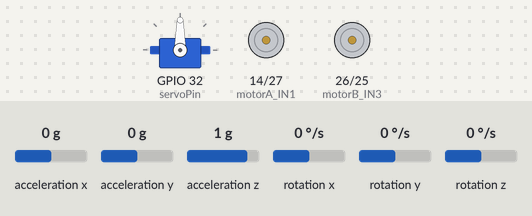
Recording of a sketch running on a simulated ESP32. Parts: servo, motor-driver pin pairs drawn as motors (green arrow = first pin HIGH = forward, orange = second pin HIGH = backward, longer = more drive, scaled by the enable pin). The inputs (shaded band) are chosen by the test bench; at power-on: acceleration x 0 g, acceleration y 0 g, acceleration z 1 g, rotation x 0 °/s, rotation y 0 °/s, rotation z 0 °/s. What the sketch prints to the serial monitor is not drawn.

Above: at 9.4 s.
At 20.51 s:
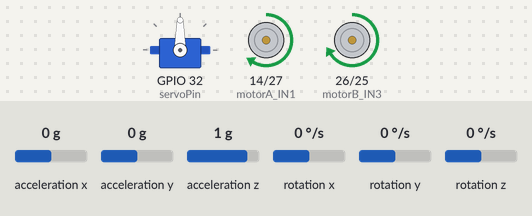
At 33.8 s:
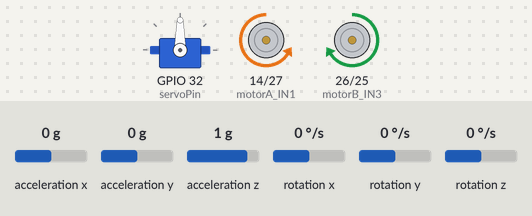
Timing chart, 0 to 43.1 s (numbered marks = the images above):
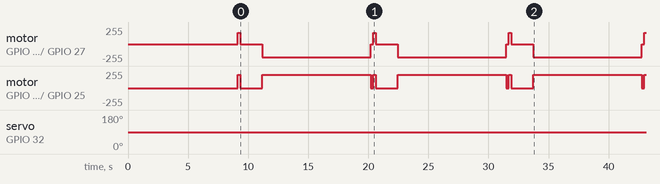

The sketch:

logotec_robot_test.ino
```cpp
/*
 * LogoTEC Robot Test - Control con MPU6050
 *
 * Hardware:
 * - ESP32-D0WD-V3
 * - 2 Motores DC con driver L298N
 * - Servo para lápiz
 * - MPU6050 (giroscopio/acelerómetro)
 *
 * Funcionalidades:
 * - Control preciso de giro usando MPU6050, mediante ajuste de velocidad
 * - Movimiento adelante/atrás con compensación de velocidad
 * - Servo para simular lápiz arriba/abajo
 */

#include <ESP32Servo.h>
#include <Wire.h>
#include <MPU6050_light.h>

// ============================================
// CONFIGURACIÓN DE HARDWARE - PINES
// ============================================

// Servo para lápiz
Servo penServo;
const int servoPin = 32;
const int PEN_UP_ANGLE = 135;  // Ángulo para lápiz arriba
const int PEN_DOWN_ANGLE = 90; // Ángulo para lápiz abajo

// Motor A (Rueda Derecha) - L298N
const int motorA_IN1 = 14; // Control dirección
const int motorA_IN2 = 27; // Control dirección
const int motorA_PWM = 12; // Control velocidad (PWM)

// Motor B (Rueda Izquierda) - L298N
const int motorB_IN3 = 26; // Control dirección
const int motorB_IN4 = 25; // Control dirección
const int motorB_PWM = 33; // Control velocidad (PWM)

// Configuración PWM para motores
const int pwmFreq = 5000;    // Frecuencia PWM en Hz
const int pwmResolution = 8; // Resolución 8 bits (0-255)

// ============================================
// PARÁMETROS DE CONTROL DE GIRO
// ============================================
const int MIN_SPEED_TURN = 185;   // Velocidad mínima para girar
const int MAX_SPEED_TURN = 200;   // Velocidad máxima para girar
const float TOLERANCE_TURN = 3.0; // Tolerancia ±3° para considerar objetivo alcanzado
const float SLOW_ZONE = 20.0;     // Cuando faltan <20° reducir velocidad gradualmente

// ============================================
// PARÁMETROS DE CONTROL DE MOVIMIENTO (PD)
// ============================================
const float KP_MOVE = 15.0;       // Ganancia proporcional para movimiento
const float KD_MOVE = 5.0;        // Ganancia derivativa para movimiento
const int MIN_SPEED_MOVE = 100;   // Velocidad mínima para movimiento
const int MAX_SPEED_MOVE = 200;   // Velocidad máxima para movimiento
const float TOLERANCE_MOVE = 0.5; // Tolerancia en cm

// ============================================
// PARÁMETROS DE MOVIMIENTO
// ============================================
const int BASE_SPEED_A = 255; // Velocidad base motor derecho (más rápido)
const int BASE_SPEED_B = 220; // Velocidad base motor izquierdo (compensado)
const double CM_PER_MS = 0.2; // Estimación: cm recorridos por milisegundo

// ============================================
// GIROSCOPIO MPU6050
// ============================================
MPU6050 mpu(Wire);   // Instancia del MPU6050
float mpu_yaw = 0.0; // Ángulo actual del robot (0-360°)

// ============================================
// CONTROL DE PRUEBAS AUTOMÁTICAS
// ============================================
int testStep = 0;                         // Paso actual de la prueba
unsigned long lastTestTime = 0;           // Última vez que se ejecutó un paso
const unsigned long TEST_INTERVAL = 2000; // Intervalo entre comandos (2 segundos)

// ============================================
// INICIALIZACIÓN DEL SISTEMA
// ============================================
void setup()
{
    // Iniciar comunicación serial para debug
    Serial.begin(115200);
    Serial.println("\n=================================");
    Serial.println("LogoTEC - Robot Test con MPU6050");
    Serial.println("=================================\n");

    // Configurar pines de motores como salidas
    pinMode(motorA_IN1, OUTPUT);
    pinMode(motorA_IN2, OUTPUT);
    pinMode(motorB_IN3, OUTPUT);
    pinMode(motorB_IN4, OUTPUT);

    // Configurar canales PWM para control de velocidad
    ledcAttach(motorA_PWM, pwmFreq, pwmResolution);
    ledcAttach(motorB_PWM, pwmFreq, pwmResolution);

    // Inicializar comunicación I2C para MPU6050
    Serial.println("Inicializando I2C...");
    Wire.begin();
    delay(100);

    // Inicializar y verificar MPU6050
    Serial.println("Inicializando MPU6050...");
    byte status = mpu.begin();
    if (status != 0)
    {
        Serial.print("Error MPU6050: ");
        Serial.println(status);
        Serial.println("Verifica las conexiones I2C (SDA=21, SCL=22)");
        while (1)
            delay(1000); // Detener ejecución si falla
    }
    Serial.println("MPU6050 encontrado!");

    // Calibrar MPU6050 (importante: mantener robot quieto)
    Serial.println("Calibrando MPU6050 (mantén el robot quieto)...");
    mpu.calcOffsets(); // Calcula offsets de giroscopio y acelerómetro
    Serial.println("[OK] Calibracion completada!");

    // Configurar servo para lápiz
    ESP32PWM::allocateTimer(2);
    penServo.setPeriodHertz(50);
    penServo.attach(servoPin, 500, 2400);
    penServo.write(PEN_DOWN_ANGLE); // Iniciar con lápiz abajo

    // Asegurar que los motores estén detenidos
    stopMotors();

    Serial.println("Sistema inicializado");
    Serial.println("Iniciando secuencia de pruebas en 2 segundos...\n");

    delay(2000);
    lastTestTime = millis();
}

// ============================================
// BUCLE PRINCIPAL
// ============================================
void loop()
{
    // Actualizar lectura del MPU6050 continuamente
    updateMPU6050();

    // Ejecutar comandos de prueba cada TEST_INTERVAL milisegundos
    if (millis() - lastTestTime >= TEST_INTERVAL)
    {
        lastTestTime = millis();
        executeTest(testStep);
        testStep++;

        // Al completar todos los pasos, reiniciar el ciclo
        if (testStep > 20)
        {
            Serial.println("\n=================================");
            Serial.println("CICLO DE PRUEBAS COMPLETADO");
            Serial.println("Reiniciando en 5 segundos...");
            Serial.println("=================================\n");
            delay(5000);
            testStep = 0;
        }
    }
}

void executeTest(int step)
{
    Serial.println("─────────────────────────────────");

    switch (step)
    {
    case 0:
        simulateCommand("RESET");
        break;
    case 1:
        simulateCommand("BAJALAPIZ");
        simulateCommand("BAJALAPIZ");
        break;
    case 2:
        simulateCommand("AVANZA 40");
        break;
    case 3:
        simulateCommand("GIRADERECHA 90");
        break;
    case 4:
        simulateCommand("AVANZA 40");
        break;
    case 5:
        simulateCommand("GIRADERECHA 90");
        break;
    case 6:
        simulateCommand("AVANZA 40");
        break;
    case 7:
        simulateCommand("GIRADERECHA 90");
        break;
    case 8:
        simulateCommand("AVANZA 40");
        break;
    case 9:
        simulateCommand("GIRADERECHA 90");
        break;
    case 10:
        simulateCommand("SUBELAPIZ");
        break;
    case 11:
        simulateCommand("PONRUMBO 45");
        break;
    case 12:
        simulateCommand("AVANZA 20");
        break;
    case 13:
        simulateCommand("BAJALAPIZ");
        break;
    case 14:
        simulateCommand("GIRADERECHA 120");
        break;
    case 15:
        simulateCommand("AVANZA 40");
        break;
    case 16:
        simulateCommand("GIRADERECHA 120");
        break;
    case 17:
        simulateCommand("AVANZA 40");
        break;
    case 18:
        simulateCommand("GIRADERECHA 120");
        break;
    case 19:
        simulateCommand("AVANZA 40");
        break;
    case 20:
        simulateCommand("SUBELAPIZ");
        break;
    }

    Serial.println("─────────────────────────────────\n");
}

void simulateCommand(String cmd)
{
    Serial.print(">> Comando: ");
    Serial.println(cmd);
    processCommand(cmd);
    Serial.println();
}

// ============================================
// PROCESADOR DE COMANDOS LOGO
// ============================================
void processCommand(String cmd)
{
    // Separar comando de parámetros
    int spaceIndex = cmd.indexOf(' ');
    String action = spaceIndex > 0 ? cmd.substring(0, spaceIndex) : cmd;
    String params = spaceIndex > 0 ? cmd.substring(spaceIndex + 1) : "";
    action.toUpperCase();

    // Ejecutar comando correspondiente
    if (action == "RESET")
    {
        executeReset();
    }
    else if (action == "AVANZA")
    {
        double dist = params.toDouble();
        executeAvanza(dist);
    }
    else if (action == "RETROCEDE")
    {
        double dist = params.toDouble();
        executeRetrocede(dist);
    }
    else if (action == "GIRADERECHA")
    {
        double deg = params.toDouble();
        executeGiraDerecha(deg);
    }
    else if (action == "GIRAIZQUIERDA")
    {
        double deg = params.toDouble();
        executeGiraIzquierda(deg);
    }
    else if (action == "PONRUMBO")
    {
        double angle = params.toDouble();
        executePonRumbo(angle);
    }
    else if (action == "BAJALAPIZ")
    {
        executeBajaLapiz();
    }
    else if (action == "SUBELAPIZ")
    {
        executeSubeLapiz();
    }
}

// ============================================
// AVANZAR HACIA ADELANTE (con control PD)
// ============================================
void executeAvanza(double dist_objetivo)
{
    Serial.printf("Avanzando %.2f cm con control PD\n", dist_objetivo);

    float distancia_recorrida = 0;
    float error_anterior = 0;
    unsigned long tiempo_anterior = millis();
    unsigned long startTime = millis();
    const unsigned long timeout = (unsigned long)(dist_objetivo * 100); // Timeout generoso

    while (millis() - startTime < timeout)
    {
        // Calcular tiempo transcurrido
        unsigned long tiempo_actual = millis();
        float dt = (tiempo_actual - tiempo_anterior) / 1000.0; // en segundos

        // Estimar distancia recorrida basada en tiempo y velocidad
        distancia_recorrida += CM_PER_MS * dt * 1000.0;

        // Calcular error
        float error = dist_objetivo - distancia_recorrida;

        // Si llegamos a la tolerancia, salir
        if (error <= TOLERANCE_MOVE)
        {
            Serial.println("   [OK] Distancia alcanzada!");
            break;
        }

        // Calcular derivada del error
        float derivada = (error - error_anterior) / dt;

        // Control PD
        float control = KP_MOVE * error + KD_MOVE * derivada;

        // Limitar velocidad (motor A es más rápido, aplicar factor de corrección)
        int speed_A = constrain(abs(control) * 0.86, MIN_SPEED_MOVE, MAX_SPEED_MOVE * 0.86);
        int speed_B = constrain(abs(control), MIN_SPEED_MOVE, MAX_SPEED_MOVE);

        // Mover hacia adelante
        moveForward(speed_A, speed_B);

        // Actualizar variables
        error_anterior = error;
        tiempo_anterior = tiempo_actual;

        delay(10); // Período de muestreo
    }

    stopMotors();
    delay(100);

    Serial.printf("   [OK] Distancia estimada: %.2f cm\n", distancia_recorrida);
}

// ============================================
// RETROCEDER (con control PD)
// ============================================
void executeRetrocede(double dist_objetivo)
{
    Serial.printf("Retrocediendo %.2f cm con control PD\n", dist_objetivo);

    float distancia_recorrida = 0;
    float error_anterior = 0;
    unsigned long tiempo_anterior = millis();
    unsigned long startTime = millis();
    const unsigned long timeout = (unsigned long)(dist_objetivo * 100);

    while (millis() - startTime < timeout)
    {
        unsigned long tiempo_actual = millis();
        float dt = (tiempo_actual - tiempo_anterior) / 1000.0;

        distancia_recorrida += CM_PER_MS * dt * 1000.0;

        float error = dist_objetivo - distancia_recorrida;

        if (error <= TOLERANCE_MOVE)
        {
            Serial.println("   [OK] Distancia alcanzada!");
            break;
        }

        float derivada = (error - error_anterior) / dt;
        float control = KP_MOVE * error + KD_MOVE * derivada;

        int speed_A = constrain(abs(control), MIN_SPEED_MOVE, MAX_SPEED_MOVE);
        int speed_B = constrain(abs(control) * 0.86, MIN_SPEED_MOVE, MAX_SPEED_MOVE * 0.86);

        moveBackward(speed_A, speed_B);

        error_anterior = error;
        tiempo_anterior = tiempo_actual;

        delay(10);
    }

    stopMotors();
    delay(100);

    Serial.printf("   [OK] Distancia estimada: %.2f cm\n", distancia_recorrida);
}

// ============================================
// GIRAR A LA DERECHA (usa MPU6050)
// ============================================
void executeGiraDerecha(double deg)
{
    // Leer ángulo inicial del MPU6050
    mpu.update();
    delay(50);
    mpu.update();
    float angulo_inicial = mpu.getAngleZ();

    Serial.printf("Girando derecha %.2f°\n", deg);
    Serial.printf("   Ángulo inicial: %.2f°\n", angulo_inicial);

    unsigned long startTime = millis();
    const unsigned long timeout = (unsigned long)(deg * 100); // Timeout: 100ms por grado
    int count_stopped = 0;                                    // Contador para confirmar que llegamos al objetivo

    while (millis() - startTime < timeout)
    {
        mpu.update();
        float angulo_actual = mpu.getAngleZ();

        // Calcular cuánto hemos girado (DERECHA = negativo)
        float girado = angulo_inicial - angulo_actual;

        // Normalizar para manejar el cruce de 0°/360°
        if (girado > 180)
            girado -= 360;
        if (girado < -180)
            girado += 360;

        // Calcular cuánto falta para el objetivo
        float error = deg - girado;

        // Verificar si llegamos al objetivo
        if (abs(error) <= TOLERANCE_TURN)
        {
            count_stopped++;
            if (count_stopped >= 3) // 3 lecturas consecutivas = objetivo alcanzado
            {
                Serial.println("   Objetivo alcanzado!");
                break;
            }
            stopMotors();
            delay(50);
            continue;
        }
        else
        {
            count_stopped = 0;
        }

        // Calcular velocidad: más lento cuando nos acercamos al objetivo
        int speed;
        if (abs(error) < SLOW_ZONE)
        {
            // Zona lenta: reducir velocidad proporcionalmente
            speed = map(abs(error), 0, SLOW_ZONE, MIN_SPEED_TURN, MAX_SPEED_TURN / 2);
        }
        else
        {
            speed = MAX_SPEED_TURN;
        }

        // Aplicar movimiento en la dirección correcta
        if (error > 0)
        {
            turnRight(speed, speed); // Falta girar más a la derecha
        }
        else
        {
            turnLeft(speed, speed); // Nos pasamos, corregir
        }

        delay(20);
    }

    stopMotors();
    delay(200);

    // Mostrar resultado final
    mpu.update();
    float angulo_final = mpu.getAngleZ();
    float girado_total = angulo_inicial - angulo_final;
    if (girado_total > 180)
        girado_total -= 360;
    if (girado_total < -180)
        girado_total += 360;

    Serial.printf("   Ángulo final: %.2f°\n", angulo_final);
    Serial.printf("   Total girado: %.2f° (objetivo: %.2f°)\n", girado_total, deg);
    Serial.printf("   Error: %.2f°\n", deg - girado_total);
}

// ============================================
// GIRAR A LA IZQUIERDA (usa MPU6050)
// ============================================
void executeGiraIzquierda(double deg)
{
    // Leer ángulo inicial del MPU6050
    mpu.update();
    delay(50);
    mpu.update();
    float angulo_inicial = mpu.getAngleZ();

    Serial.printf("Girando izquierda %.2f°\n", deg);
    Serial.printf("   Ángulo inicial: %.2f°\n", angulo_inicial);

    unsigned long startTime = millis();
    const unsigned long timeout = (unsigned long)(deg * 100);
    int count_stopped = 0;

    while (millis() - startTime < timeout)
    {
        mpu.update();
        float angulo_actual = mpu.getAngleZ();

        // Calcular cuánto hemos girado (IZQUIERDA = positivo)
        float girado = angulo_actual - angulo_inicial;

        // Normalizar para manejar el cruce de 0°/360°
        if (girado > 180)
            girado -= 360;
        if (girado < -180)
            girado += 360;

        // Calcular cuánto falta para el objetivo
        float error = deg - girado;

        // Verificar si llegamos al objetivo
        if (abs(error) <= TOLERANCE_TURN)
        {
            count_stopped++;
            if (count_stopped >= 3)
            {
                Serial.println("   Objetivo alcanzado!");
                break;
            }
            stopMotors();
            delay(50);
            continue;
        }
        else
        {
            count_stopped = 0;
        }

        // Calcular velocidad
        int speed;
        if (abs(error) < SLOW_ZONE)
        {
            speed = map(abs(error), 0, SLOW_ZONE, MIN_SPEED_TURN, MAX_SPEED_TURN / 2);
        }
        else
        {
            speed = MAX_SPEED_TURN;
        }

        // Aplicar movimiento
        if (error > 0)
        {
            turnLeft(speed, speed); // Falta girar más a la izquierda
        }
        else
        {
            turnRight(speed, speed); // Nos pasamos, corregir
        }

        delay(20);
    }

    stopMotors();
    delay(200);

    // Mostrar resultado final
    mpu.update();
    float angulo_final = mpu.getAngleZ();
    float girado_total = angulo_final - angulo_inicial;
    if (girado_total > 180)
        girado_total -= 360;
    if (girado_total < -180)
        girado_total += 360;

    Serial.printf("   [OK] Angulo final: %.2f°\n", angulo_final);
    Serial.printf("   [OK] Total girado: %.2f° (objetivo: %.2f°)\n", girado_total, deg);
    Serial.printf("   [OK] Error: %.2f°\n", deg - girado_total);
}

// ============================================
// ============================================
// PONER RUMBO (orientar robot a un ángulo específico)
// ============================================
void executePonRumbo(double angle)
{
    // Normalizar ángulo objetivo
    while (angle >= 360.0)
        angle -= 360.0;
    while (angle < 0)
        angle += 360.0;

    mpu.update();
    delay(50);
    mpu.update();
    float angulo_inicial = mpu.getAngleZ();

    // Calcular diferencia más corta
    float diff = angle - angulo_inicial;
    while (diff > 180)
        diff -= 360;
    while (diff < -180)
        diff += 360;

    Serial.printf("Ajustando rumbo a %.2f°\n", angle);
    Serial.printf("   Ángulo inicial: %.2f°\n", angulo_inicial);
    Serial.printf("   Diferencia: %.2f° (%s)\n", abs(diff), diff > 0 ? "izquierda" : "derecha");

    // Si la diferencia es muy pequeña, no hacer nada
    if (abs(diff) <= TOLERANCE_TURN)
    {
        Serial.println("   Ya estamos en el rumbo objetivo!");
        return;
    }

    // Determinar si es más fácil girar a la derecha o izquierda
    if (diff > 0)
    {
        executeGiraIzquierda(abs(diff));
    }
    else
    {
        executeGiraDerecha(abs(diff));
    }
}

// ============================================
// RESETEAR SISTEMA
// ============================================
void executeReset()
{
    stopMotors();
    penServo.write(PEN_DOWN_ANGLE);
    delay(500); // Esperar a que el servo complete el movimiento
    Serial.println("Sistema reseteado");
}

// ============================================
// BAJAR Y SUBIR LÁPIZ
// ============================================
void executeBajaLapiz()
{
    penServo.write(PEN_DOWN_ANGLE);
    delay(500); // Esperar a que el servo complete el movimiento
    Serial.println("   [OK] Lapiz bajado");
}

void executeSubeLapiz()
{
    penServo.write(PEN_UP_ANGLE);
    delay(500); // Esperar a que el servo complete el movimiento
    Serial.println("   [OK] Lapiz subido");
}

// ============================================
// FUNCIONES DE CONTROL DE MOTORES
// ============================================

// Mover hacia adelante
void moveForward(int speedA, int speedB)
{
    digitalWrite(motorA_IN1, HIGH);
    digitalWrite(motorA_IN2, LOW);
    ledcWrite(motorA_PWM, speedA);

    digitalWrite(motorB_IN3, HIGH);
    digitalWrite(motorB_IN4, LOW);
    ledcWrite(motorB_PWM, speedB);
}

// Mover hacia atrás
void moveBackward(int speedA, int speedB)
{
    digitalWrite(motorA_IN1, LOW);
    digitalWrite(motorA_IN2, HIGH);
    ledcWrite(motorA_PWM, speedA);

    digitalWrite(motorB_IN3, LOW);
    digitalWrite(motorB_IN4, HIGH);
    ledcWrite(motorB_PWM, speedB);
}

// Girar a la izquierda (motor derecho adelante, izquierdo atrás)
void turnLeft(int speedA, int speedB)
{
    digitalWrite(motorA_IN1, HIGH);
    digitalWrite(motorA_IN2, LOW);
    ledcWrite(motorA_PWM, speedA);

    digitalWrite(motorB_IN3, LOW);
    digitalWrite(motorB_IN4, HIGH);
    ledcWrite(motorB_PWM, speedB);
}

// Girar a la derecha (motor derecho atrás, izquierdo adelante)
void turnRight(int speedA, int speedB)
{
    digitalWrite(motorA_IN1, LOW);
    digitalWrite(motorA_IN2, HIGH);
    ledcWrite(motorA_PWM, speedA);

    digitalWrite(motorB_IN3, HIGH);
    digitalWrite(motorB_IN4, LOW);
    ledcWrite(motorB_PWM, speedB);
}

// Detener ambos motores
void stopMotors()
{
    digitalWrite(motorA_IN1, LOW);
    digitalWrite(motorA_IN2, LOW);
    ledcWrite(motorA_PWM, 0);

    digitalWrite(motorB_IN3, LOW);
    digitalWrite(motorB_IN4, LOW);
    ledcWrite(motorB_PWM, 0);
}

// ============================================
// ACTUALIZAR LECTURA DEL MPU6050
// ============================================
void updateMPU6050()
{
    mpu.update();
    mpu_yaw = mpu.getAngleZ();

    // Normalizar a rango 0-360
    while (mpu_yaw >= 360.0)
        mpu_yaw -= 360.0;
    while (mpu_yaw < 0)
        mpu_yaw += 360.0;
}
```

Measured:
- by itself, motor on GPIO 26 (motorB_IN3) / GPIO 25 (motorB_IN4): repeats every 11.3 s: stopped 1.9 s, forward 199/255 9.0 s, stopped 0.23 s, forward 199/255 0.20 s
- by itself, motor on GPIO 14 (motorA_IN1) / GPIO 27 (motorA_IN2): repeats every 11.3 s: stopped 1.9 s, backward 199/255 9.0 s, stopped 0.23 s, forward 171/255 0.20 s
